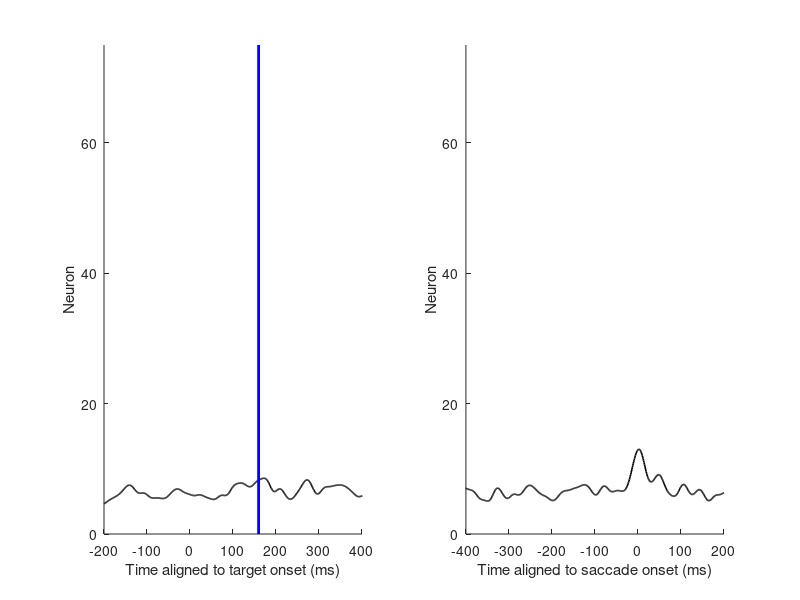

Source code (MATLAB): (Note: this script raises an error after producing the figure.)
%% Generate Fig. 1b left panel

clear all
clc
load('data_1b.mat')

targplotvec = -200:601;
saccplotvec = -600:200;
offset = 50;
chanOrder = 1:16;

figure
hold on

for n = 1:Ncount
    chanIndex = chanOrder(n);
    totaloffset = offset*(n-1);
    % plot targ epoch
    subplot(1,2,1);
    hold on
    plot(targplotvec, psth(chanIndex, targEpochInd)+totaloffset, 'LineWidth', 1.2, 'Color', 'k');  %plot the values of a different neuron than n (new index), still need the values from spkdensity
    ylabel('Neuron')
    xlim([targplotvec(1), targplotvec(end)-200])
    ylim([0 totaloffset+(offset*1.5)])
    % plot sacc epoch
    xlabel('Time aligned to target onset (ms)') %400 to 600 ms
    hold on
    line([160,160],[0,totaloffset+(offset*1.5)],'Color','b','LineWidth',2)


    subplot(1,2,2);
    hold on
    plot(saccplotvec, psth(chanIndex, saccEpochInd)+totaloffset, 'LineWidth', 1.2, 'Color', 'k'); %plot the values of a different neuron than n (new index), still need the values from spkdensity
    xlabel('Time aligned to saccade onset (ms)') %400 to 600 ms
    ylabel('Neuron')
    xlim([saccplotvec(1)+200, saccplotvec(end)])
    ylim([0 totaloffset+(offset*1.5)])
    hold on
    xline(0,'r')
    line([0,0],[0,totaloffset+(offset*1.5)],'Color','r','LineWidth',2)
end

sgtitle(strcat('bl_sc_03817 PSTH: Delay Task'), 'Interpreter', 'none');

%% Generate Fig. 1b right panel
clear all

load('data_1b_pt2.mat')
targplotvec = 0:400;
saccplotvec = -200:200;
offset = 50;

figure
hold on
subplot(1,2,1)
for n = 1:Ncount
    hold on
    chanIndex = chanOrder(n);
    totaloffset = offset*(n-1);
    plot(targplotvec, psth(chanIndex, 401:801)+totaloffset, 'LineWidth', 1.2, 'Color', 'k');
    line([140,140],[0,totaloffset+(offset*1.5)],'Color',[0 1 1],'LineWidth',2)
end
xlim([0 400])
ylim([0 825])
stdU = 179.087524231197; % found previously
stdD = 227.987947466917; % found previously
line([stdU,stdU],[0,825],'Color','k','LineWidth',2)
hold on
line([stdD,stdD],[0,825],'Color','k','LineWidth',2)


subplot(1,2,2)
for n = 1:Ncount
    hold on
    chanIndex = chanOrder(n);
    totaloffset = offset*(n-1);
    plot(saccplotvec, psthsacc(chanIndex, 401:801)+totaloffset, 'LineWidth', 1.2, 'Color', 'k');
    line([0,0],[0,totaloffset+(offset*1.5)],'Color',[1 0.4 0.6],'LineWidth',2)
end
xlim([-200 200])
ylim([0 825])
stdU = -39.0875242311967;
stdD = -87.987947466916500;
line([stdU,stdU],[0,825],'Color','k','LineWidth',2)
hold on
line([stdD,stdD],[0,825],'Color','k','LineWidth',2)

sgtitle(strcat('bl_sc_03817 PSTH: Gap Task'), 'Interpreter', 'none');

